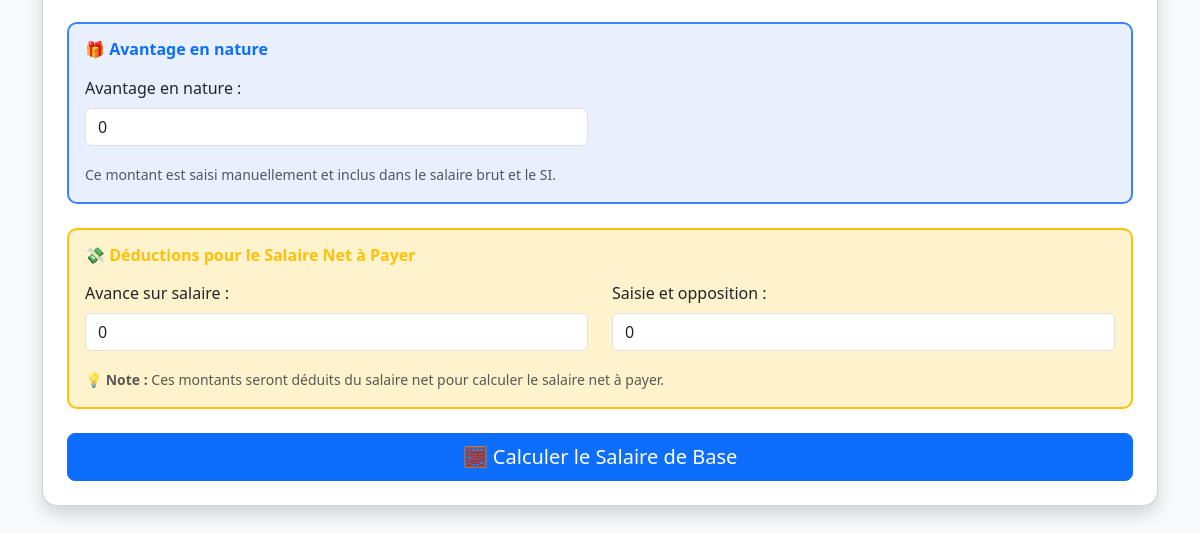
The app's page /salaire/ (signed in, lower part), older data.
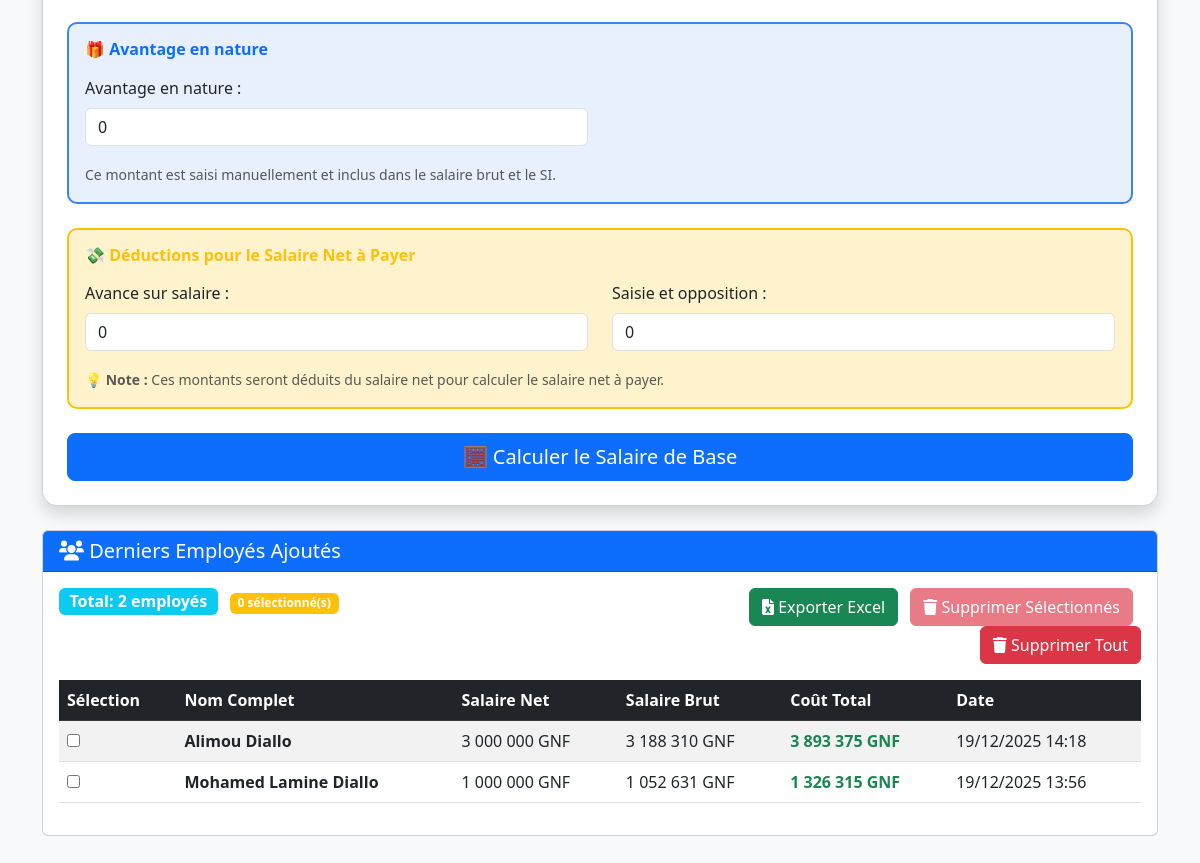
The same page, newer data.
### salary/models.py (models this page shows, shortened)
class Employee(models.Model):
    user = models.ForeignKey(User, on_delete=models.CASCADE, verbose_name="Utilisateur", related_name="employees", null=True, blank=True)
    nom_complet = models.CharField(max_length=200, verbose_name="Nom complet de l'employé")
    date_creation = models.DateTimeField(default=timezone.now, verbose_name="Date de création")
    salaire_net = models.DecimalField(max_digits=12, decimal_places=2, verbose_name="Salaire net souhaité")
    avance_salaire = models.DecimalField(max_digits=12, decimal_places=2, verbose_name="Avance sur salaire", default=0)
    saisie_opposition = models.DecimalField(max_digits=12, decimal_places=2, verbose_name="Saisie et opposition", default=0)
    salaire_net_a_payer = models.DecimalField(max_digits=12, decimal_places=2, verbose_name="Salaire net à payer", default=0)
    salaire_base = models.DecimalField(max_digits=12, decimal_places=2, verbose_name="Salaire de base calculé")
    salaire_brut = models.DecimalField(max_digits=12, decimal_places=2, verbose_name="Salaire brut calculé")
    salaire_imposable = models.DecimalField(max_digits=12, decimal_places=2, verbose_name="Salaire imposable calculé")
    cnss_employe = models.DecimalField(max_digits=12, decimal_places=2, verbose_name="CNSS employé (5%)")
    rts = models.DecimalField(max_digits=12, decimal_places=2, verbose_name="RTS (Retenue à la Source)")
    total_charges_employee = models.DecimalField(max_digits=12, decimal_places=2, verbose_name="Total charges employé")
    cnss_employeur = models.DecimalField(max_digits=12, decimal_places=2, verbose_name="CNSS employeur (18%)")
    versement_forfaitaire = models.DecimalField(max_digits=12, decimal_places=2, verbose_name="Versement forfaitaire (6%)")
    taxe_apprentissage = models.DecimalField(max_digits=12, decimal_places=2, verbose_name="Taxe d'apprentissage (2%)")
    total_cnss_patronal = models.DecimalField(max_digits=12, decimal_places=2, verbose_name="Total CNSS patronal")
    prime_cherte_vie = models.DecimalField(max_digits=12, decimal_places=2, verbose_name="Prime de cherté de vie", default=0)
    indemnite_logement = models.DecimalField(max_digits=12, decimal_places=2, verbose_name="Indemnité de logement", default=0)
    indemnite_transport = models.DecimalField(max_digits=12, decimal_places=2, verbose_name="Indemnité de transport", default=0)
    indemnite_repas = models.DecimalField(max_digits=12, decimal_places=2, verbose_name="Indemnité de repas", default=0)
    prime_responsabilite = models.DecimalField(max_digits=12, decimal_places=2,verbose_name="Prime de responsabilité (taxable)", default=0)
    primes_taxables = models.DecimalField(max_digits=12, decimal_places=2, verbose_name="Primes taxables")
    prime_retraite = models.DecimalField(max_digits=12, decimal_places=2, verbose_name="Prime de retraite", default=0)
    prime_interim = models.DecimalField(max_digits=12, decimal_places=2, verbose_name="Prime d'intérim", default=0)
    prime_anciennete = models.DecimalField(max_digits=12, decimal_places=2, verbose_name="Prime d'ancienneté", default=0)
    primes_exonerees = models.DecimalField(max_digits=12, decimal_places=2, verbose_name="Total primes exonérées", default=0)
    avantage_nature = models.DecimalField(max_digits=12, decimal_places=2,verbose_name="Avantage en nature", default=0)
    ecart_imposable = models.DecimalField(max_digits=12, decimal_places=2, verbose_name="Écart imposable")
    class Meta:
        verbose_name = "Employé"
        verbose_name_plural = "Employés"
        ordering = ['-date_creation']
    def get_total_cout_employeur(self):
        return self.salaire_brut + self.total_cnss_patronal

### salary/views.py (the view)
# urls.py: path('', net_to_gross_view, name='index'),
@login_required
def net_to_gross_view(request):
    result = None
    primes_auto = None
    employees = Employee.objects.filter(user=request.user)[:10]  # Derniers 10 employés de l'utilisateur connecté
    if request.method == "POST":
        form = NetToGrossForm(request.POST)
        if form.is_valid():
            nom_complet = form.cleaned_data['nom_complet']
            net_salary = form.cleaned_data['net_salary']
            has_exempt_primes = form.cleaned_data.get('has_exempt_primes', False)
            prime_retraite = form.cleaned_data.get('prime_retraite', False)
            prime_interim = form.cleaned_data.get('prime_interim', False)
            prime_anciennete = form.cleaned_data.get('prime_anciennete', False)
            prime_responsabilite_exoneree = form.cleaned_data.get('prime_responsabilite_exoneree', False)
            avantage_nature = form.cleaned_data.get('avantage_nature', 0) or 0
            primes_auto = calculate_primes_automatiques(net_salary)
            primes_taxables_base = (
                primes_auto['prime_cherte_vie'] +
                primes_auto['indemnite_logement'] +
                primes_auto['indemnite_transport'] +
                primes_auto['indemnite_repas']
            )
            primes_taxables = float(primes_taxables_base)
            primes_exonerees = 0
            exempt_primes_amounts = {}
            if has_exempt_primes:
                selected_primes = []
                if prime_retraite:
                    selected_primes.append('retraite')
                if prime_interim:
                    selected_primes.append('interim')
                if prime_anciennete:
                    selected_primes.append('anciennete')
                if prime_responsabilite_exoneree:
                    selected_primes.append('responsabilite')
                exempt_primes_amounts = calculate_exempt_primes_amounts(net_salary, selected_primes)
                primes_exonerees = sum(exempt_primes_amounts.values())
            result = calculate_basic_from_net(
                net_salary,
                0,  # Pas d'avantages généraux
                0,  # Pas de déductions générales
                primes_taxables,
                primes_exonerees,
                avantage_nature,
                0  # Prime de responsabilité traitée comme exonérée (pas dans primes taxables)
            )
            try:
                with transaction.atomic():
                    employee = Employee.objects.create(
                        user=request.user,
                        nom_complet=nom_complet,
                        salaire_net=net_salary,
                        salaire_base=result['basic'],
                        salaire_brut=result['gross'],
                        salaire_imposable=result['imposable'],
                        cnss_employe=result['cnss'],
                        rts=result['rts'],
                        total_charges_employee=result['total_charges_employee'],
                        cnss_employeur=result['cnss_employer'],
                        versement_forfaitaire=result['versement_forfaitaire'],
                        taxe_apprentissage=result['taxe_apprentissage'],
                        total_cnss_patronal=result['total_cnss_patronal'],
                        prime_cherte_vie=primes_auto['prime_cherte_vie'],
                        indemnite_logement=primes_auto['indemnite_logement'],
                        indemnite_transport=primes_auto['indemnite_transport'],
                        indemnite_repas=primes_auto['indemnite_repas'],
                        primes_taxables=primes_taxables,
                        prime_retraite=exempt_primes_amounts.get('prime_retraite', 0),
                        prime_interim=exempt_primes_amounts.get('prime_interim', 0),
                        prime_anciennete=exempt_primes_amounts.get('prime_anciennete', 0),
                        prime_responsabilite=exempt_primes_amounts.get('prime_responsabilite', 0),
                        primes_exonerees=primes_exonerees,
                        avantage_nature=avantage_nature,
                        ecart_imposable=result['ecart_imposable'],
                        avance_salaire=form.cleaned_data.get('avance_salaire', 0),
                        saisie_opposition=form.cleaned_data.get('saisie_opposition', 0),
                        salaire_net_a_payer=form.cleaned_data.get('salaire_net_a_payer', 0)
                    )
                    messages.success(request, f"✅ Employé '{nom_complet}' ajouté avec succès !")
                    employees = Employee.objects.filter(user=request.user)[:10]
            except Exception as e:
                messages.error(request, f"❌ Erreur lors de l'ajout : {str(e)}")
    else:
        form = NetToGrossForm()
    context = {
        "form": form,
        "result": result,
        "primes_auto": primes_auto,
        "exempt_primes_amounts": exempt_primes_amounts if 'exempt_primes_amounts' in locals() else {},
        "employees": employees
    }
    if result and hasattr(form, 'cleaned_data') and form.cleaned_data:
        context.update({
            "avance_salaire": form.cleaned_data.get('avance_salaire', 0),
            "saisie_opposition": form.cleaned_data.get('saisie_opposition', 0),
            "salaire_net_a_payer": form.cleaned_data.get('salaire_net_a_payer', 0),
            "prime_responsabilite": form.cleaned_data.get('prime_responsabilite_exoneree', False),
            "avantage_nature": form.cleaned_data.get('avantage_nature', 0)
        })
    else:
        context.update({
            "avance_salaire": 0,
            "saisie_opposition": 0,
            "salaire_net_a_payer": 0,
            "prime_responsabilite": 0,
            "avantage_nature": 0
        })
    return render(request, "salary/index.html", context)

### salary/context_processors.py (called while the page is built)
def company_info(request):
    try:
        company = Company.get_company()
        return {
            'company': company,
            'company_logo': company.logo.url if company.logo else None,
            'company_name': company.name,
        }
    except Exception:
        return {
            'company': None,
            'company_logo': None,
            'company_name': 'Mon Entreprise',
        }

### salary/models.py (called while the page is built)
    @classmethod
    def get_company(cls):
        company, created = cls.objects.get_or_create(
            defaults={'name': 'Mon Entreprise'}
        )
        return company

### salary/templatetags/format_filters.py (called while the page is built)
@register.filter
def format_number(value):
    if value is None:
        return "0"
    try:
        num = int(float(value))
        return f"{num:,}".replace(",", " ")
    except (ValueError, TypeError):
        return str(value)

@register.filter
def format_currency(value):
    formatted = format_number(value)
    return f"{formatted} GNF"

### salary/templates/salary/index.html (shortened to what this page needs)
{% load static %}
{% load format_filters %}
<!DOCTYPE html>
<html>
<head>
    <link href="https://cdn.jsdelivr.net/npm/bootstrap@5.3.0/dist/css/bootstrap.min.css" rel="stylesheet">
    <link href="https://cdnjs.cloudflare.com/ajax/libs/font-awesome/6.0.0/css/all.min.css" rel="stylesheet">
</head>
<body class="bg-light">
<div class="container py-5">
    <div class="card form-card shadow p-4">
        <form method="post" id="salaryForm">
            <div class="mt-4 p-3" style="background-color: #e8f0fe; border: 2px solid #3b82f6; border-radius: 10px;">
                <h6 class="fw-bold mb-3 text-primary">🎁 Avantage en nature</h6>
                <div class="row">
                    <div class="col-md-6 mb-3">
                        <label class="form-label">Avantage en nature :</label>
                        {{ form.avantage_nature }}
                    </div>
                </div>
                <small class="text-muted">Ce montant est saisi manuellement et inclus dans le salaire brut et le SI.</small>
            </div>
            <div class="mt-4 p-3" style="background-color: #fff3cd; border: 2px solid #ffc107; border-radius: 10px;">
                <h6 class="fw-bold mb-3 text-warning">💸 Déductions pour le Salaire Net à Payer</h6>
                <div class="row">
                    <div class="col-md-6 mb-3">
                        <label class="form-label">Avance sur salaire :</label>
                        {{ form.avance_salaire }}
                    </div>
                    <div class="col-md-6 mb-3">
                        <label class="form-label">Saisie et opposition :</label>
                        {{ form.saisie_opposition }}
                    </div>
                </div>
                <small class="text-muted">
                    <strong>💡 Note :</strong> Ces montants seront déduits du salaire net pour calculer le salaire net à payer.
                </small>
            </div>
            <button type="submit" class="btn btn-primary w-100 btn-lg mt-4">
                🧮 Calculer le Salaire de Base
            </button>
        </form>
    </div>
    {% if employees %}
    <div class="card mt-4">
        <div class="card-header bg-primary text-white">
            <h5 class="mb-0"><i class="fas fa-users"></i> Derniers Employés Ajoutés</h5>
        </div>
        <div class="card-body">
                   <div class="row mb-3">
                       <div class="col-md-6">
                           <span class="badge bg-info fs-6">Total: {{ employees|length }} employé{{ employees|length|pluralize }}</span>
                           <span class="badge bg-warning ms-2" id="selected-count">0 sélectionné(s)</span>
                       </div>
                       <div class="col-md-6 text-end">
                           <a href="{% url 'export_excel' %}" class="btn btn-success me-2">
                               <i class="fas fa-file-excel"></i> Exporter Excel
                           </a>
                           {% if employees %}
                           <button type="button" class="btn btn-danger me-2" id="delete-selected-btn" onclick="deleteSelected()" disabled>
                               <i class="fas fa-trash"></i> Supprimer Sélectionnés
                           </button>
                           <button type="button" class="btn btn-danger" data-bs-toggle="modal" data-bs-target="#deleteModal">
                               <i class="fas fa-trash"></i> Supprimer Tout
                           </button>
                           {% endif %}
                       </div>
                   </div>
            <div class="table-responsive">
                <table class="table table-striped table-hover">
                    <thead class="table-dark">
                        <tr>
                            <th>Sélection</th>
                            <th>Nom Complet</th>
                            <th>Salaire Net</th>
                            <th>Salaire Brut</th>
                            <th>Coût Total</th>
                            <th>Date</th>
                        </tr>
                    </thead>
                    <tbody>
                        {% for employee in employees %}
                        <tr>
                            <td>
                                <input type="checkbox" class="employee-checkbox" value="{{ employee.id }}" onchange="updateSelectedCount()">
                            </td>
                            <td><strong>{{ employee.nom_complet }}</strong></td>
                            <td>{{ employee.salaire_net|format_currency }}</td>
                            <td>{{ employee.salaire_brut|format_currency }}</td>
                            <td class="text-success"><strong>{{ employee.get_total_cout_employeur|format_currency }}</strong></td>
                            <td>{{ employee.date_creation|date:"d/m/Y H:i" }}</td>
                        </tr>
                        {% endfor %}
                    </tbody>
                </table>
            </div>
        </div>
    </div>
    {% endif %}
</div>
</body>
</html>

### salary/templates/salary/index.html (style rules this page uses)
.form-card { border-radius: 15px; box-shadow: 0 8px 25px rgba(0, 0, 0, 0.1); }

Row changes from the older to the newer data that the page shows:
added Employee: nom_complet "Alimou Diallo", salaire_net "3 000 000 GNF", salaire_brut "3 188 310 GNF", get_total_cout_employeur "3 893 375 GNF", date_creation "19/12/2025 14:18"
added Employee: nom_complet "Mohamed Lamine Diallo", salaire_net "1 000 000 GNF", salaire_brut "1 052 631 GNF", get_total_cout_employeur "1 326 315 GNF", date_creation "19/12/2025 13:56"
Text that changed along with them:
{{ employees|length }}: (not shown) → "2"
text now shown: "Derniers Employés Ajoutés Total: employé 0 sélectionné(s) Exporter Excel Supprimer Sélectionnés Supprimer Tout Sélection Nom Complet Salaire Net Salaire Brut Coût Total Date"
